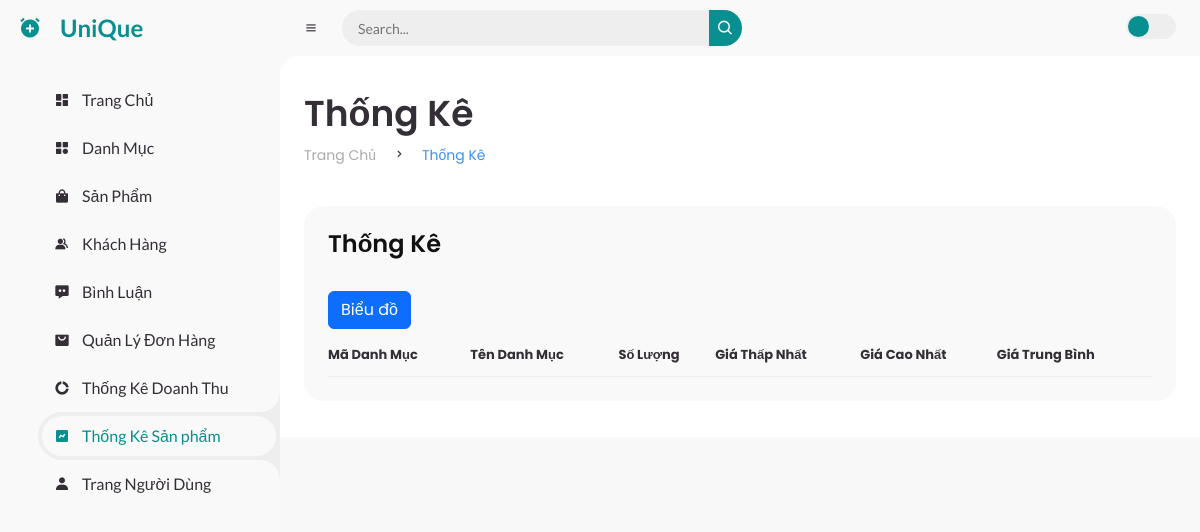
Before: /admin/index.php?act=thongkedm with the older database file.
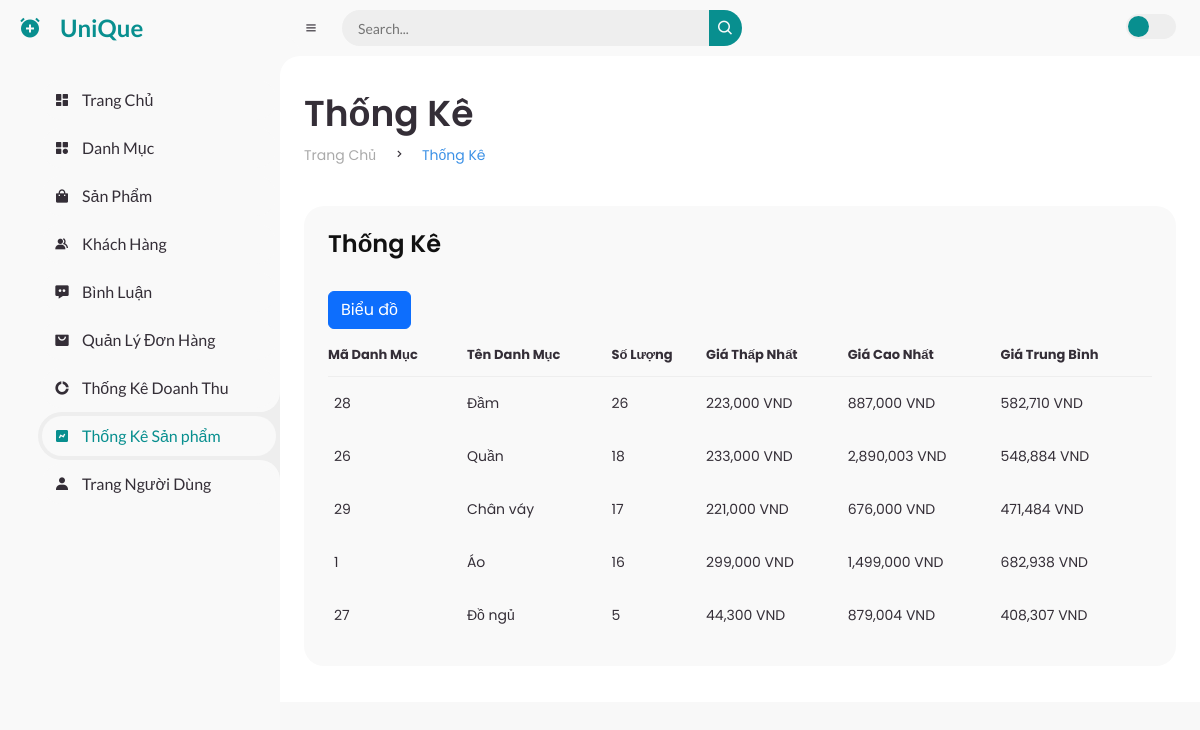
After: the same page with the newer database file.
### tables this page shows
CREATE TABLE `categories` (
  `category_id` int(11) NOT NULL,
  `category_name` varchar(100) NOT NULL,
  `status` int(11) NOT NULL
);

### Models/connect.php (called while the page is built, shortened)
<?php
function pdo_get_connection(){
    $servername = "localhost";
    $username = "root";
    $password = "";
    try {
    $conn = new PDO("mysql:host=$servername;dbname=duan1", $username, $password);
    $conn->setAttribute(PDO::ATTR_ERRMODE, PDO::ERRMODE_EXCEPTION);
    return $conn;
    } catch(PDOException $e) {
    echo "Kết nối thất bại: " . $e->getMessage();
    }
}
function pdo_query($sql, ...$sql_args) {
    try {
        $conn = Pdo_get_connection();
        $stmt = $conn->prepare($sql);
        $stmt->execute($sql_args);
        return $stmt->fetchAll();
    } catch (PDOException $e) {
        throw $e;
    } finally {
        unset($conn);
    }
}
?>

### Models/thongke.php (called while the page is built, shortened)
<?php
function Thong_ke_cate() {
    $sql = "SELECT categories.category_name, categories.category_id, COUNT(*) 'soluong', MIN(price) 'gia_min', MAX(price) 'gia_max',
    AVG(price) 'gia_avg' FROM categories INNER JOIN product ON categories.category_id = product.category_id GROUP BY categories.category_id, categories.category_name ORDER BY COUNT(*) DESC";
    return pdo_query($sql);
}
?>

### admin/Thongke/thongkedm.php (the view)
<main>
    <div class="head-title">
        <div class="left">
            <h1>Thống Kê</h1>
            <ul class="breadcrumb">
                <li>
                    <a href="index.php?act=home">Trang Chủ</a>
                </li>
                <li><i class='bx bx-chevron-right'></i></li>
                <li>
                    <a class="active" href="#">Thống Kê </a>
                </li>
            </ul>
        </div>
    </div>
    <div class="table-data">
        <div class="order">
            <div class="head">
                <h3>Thống Kê </h3>
            </div>
            <div class="pb-3"> <a href="index.php?act=bieudo" class="btn btn-primary">Biểu đồ</a></div>
            <table>
                <thead>
                    <tr>
                        <th>Mã Danh Mục</th>
                        <th>Tên Danh Mục</th>
                        <th>Số Lượng</th>
                        <th>Giá Thấp Nhất</th>
                        <th>Giá Cao Nhất</th>
                        <th>Giá Trung Bình</th>
                    </tr>
                </thead>
                <tbody>
                    <?php
                    foreach ($Thong_ke_cate as $key => $value):
                        extract($value);
                        ?>
                        <tr class="tr-shadow">
                            <td>
                                <?= $category_id ?>
                            </td>
                            <td>
                                <?= $category_name ?>
                            </td>
                            <td>
                                <?= $soluong ?>
                            </td>
                            <td>
                                <?= number_format($gia_min, 0, '.', ',') ?> VND
                            </td>
                            <td>
                                <?= number_format($gia_max, 0, '.', ',') ?> VND
                            </td>
                            <td>
                                <?= number_format($gia_avg, 0, '.', ',') ?> VND
                            </td>
                        </tr>
                    <?php endforeach; ?>
                </tbody>
            </table>
        </div>
    </div>
</main>

Changed rows visible on the page:
added categories: category_id "28", category_name "Đầm", soluong "26", gia_min "223,000", gia_max "887,000", gia_avg "582,710"
added categories: category_id "26", category_name "Quần", soluong "18", gia_min "233,000", gia_max "2,890,003", gia_avg "548,884"
added categories: category_id "29", category_name "Chân váy", soluong "17", gia_min "221,000", gia_max "676,000", gia_avg "471,484"
added categories: category_id "1", category_name "Áo", soluong "16", gia_min "299,000", gia_max "1,499,000", gia_avg "682,938"
added categories: category_id "27", category_name "Đồ ngủ", soluong "5", gia_min "44,300", gia_max "879,004", gia_avg "408,307"
